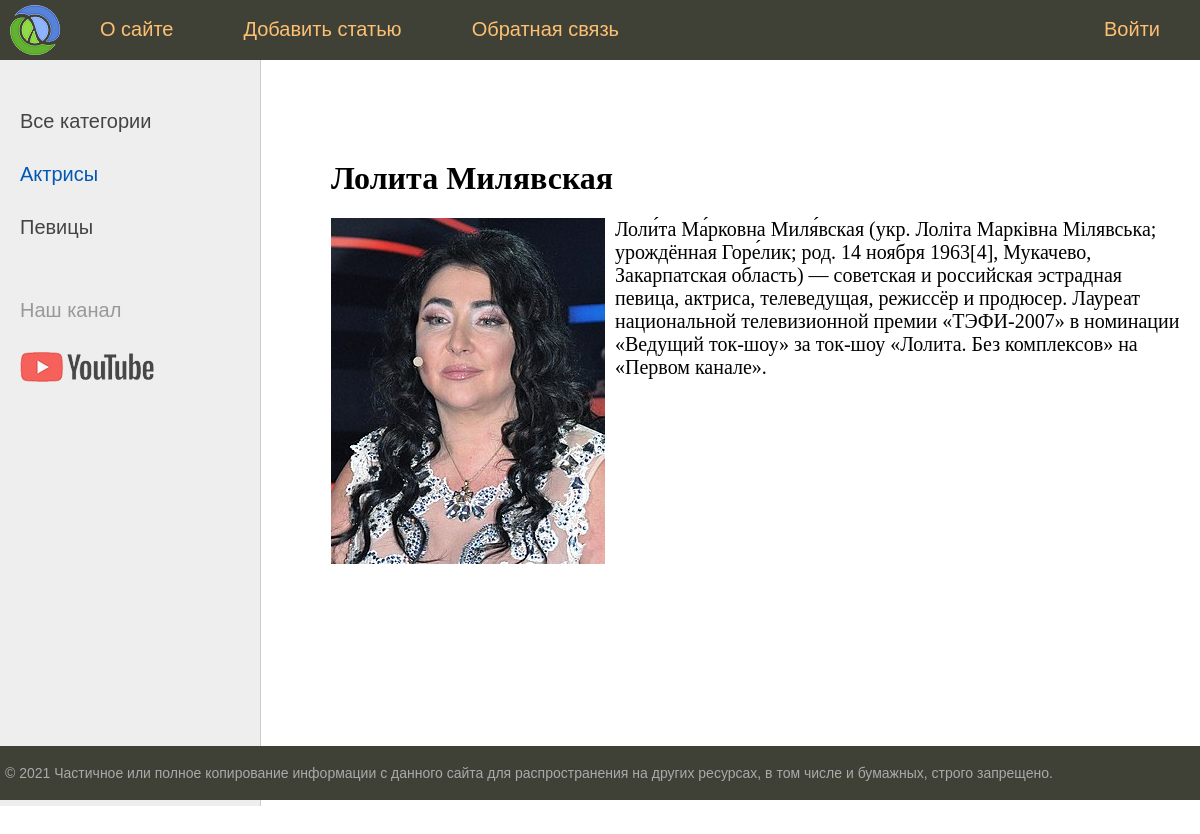
Page /post/lolita-milyavskaya/ on the committed database.
### women/models.py (models this page shows, shortened)
class Category(models.Model):
    name = models.CharField(max_length=100, db_index=True, verbose_name="категория")
    slug = models.SlugField(max_length=255, unique=True, db_index=True, verbose_name="URL")
    def get_absolute_url(self):
        return reverse('category', kwargs={'cat_slug': self.slug})
    class Meta:
        verbose_name = 'категорию'
        verbose_name_plural = 'Категории'
        ordering = ['id']

class Women(models.Model):
    title = models.CharField(max_length=255, verbose_name="Заголовок")
    slug = models.SlugField(max_length=255, unique=True, db_index=True, verbose_name="URL")
    content = models.TextField(blank=True, verbose_name="Текст статьи")
    photo = models.ImageField(upload_to="photos/%Y/%m/%d", verbose_name="Фото")
    time_created = models.DateTimeField(auto_now_add=True, verbose_name="Время создания")
    time_updated = models.DateTimeField(auto_now=True, verbose_name="Время изменения")
    is_published = models.BooleanField(default=True, verbose_name="Публикация")
    cat = models.ForeignKey('Category', on_delete=models.PROTECT, verbose_name="Категория")
    class Meta:
        verbose_name = 'Известные женщины'
        verbose_name_plural = 'Известные женщины'
        ordering = ['-time_created', 'title']

### women/views.py (the view)
# urls.py: path('post/<slug:post_slug>/', show_post, name='post'),
def show_post(request, post_slug):
    post = get_object_or_404(Women, slug=post_slug)
    context = {
        'post': post,
        'menu': menu,
        'title': post.title,
        'cat_selected': post.cat_id,
    }
    return render(request, 'women/post.html', context=context)

### women/templatetags/women_tags.py (called while the page is built)
@register.inclusion_tag('women/list_categories.html')
def show_categories(sort=None, cat_selected=0):
    if not sort:
        cats = Category.objects.all()
    else:
        cats = Category.objects.order_by(sort)
    return {"cats": cats, "cat_selected": cat_selected}

### women/templates/women/post.html
{% extends 'women/base.html' %}
{% block content %}
<h1>{{post.title}}</h1>
{% if post.photo %}
<p><img class="img-article-left" src="{{post.photo.url}}"></p>
{% endif %}
{{post.content|linebreaks}}
{% endblock %}

### women/templates/women/list_categories.html
	{% for c in cats %}
		{% if c.pk == cat_selected %}
		<li class="selected">{{c.name}}</li>
		{% else %}
		<li><a href="{{c.get_absolute_url}}">{{c.name}}</a></li>
		{% endif %}
		{% endfor %}

### women/static/women/css/styles.css (style rules this page uses)
html, body { font-family: 'Arial'; margin: 0; padding: 0; height: 100%; width: 100%; color: #444; }
a { color: #0059b2; text-decoration: none; }
img { max-width: 600px; height: auto; }
img.img-article-left { max-width: 300px; height: auto; float: left; padding: 0 10px 10px 0; }
.left-chapters ul li { margin: 30px 0 0 0; color: #999; }
.left-chapters ul li.selected { color: #0059b2; }
.left-chapters ul li a { color: #444; text-decoration: none; }
.content-text h1 { font-size: 32px; }

### rows in the picture
Category: name "Актрисы"
Category: name "Певицы"
Women: title "Лолита Милявская", photo (picture), content "Лоли́та Ма́рковна Миля́вская (укр. Лоліта Марківна Мілявська; урождённая Горе́лик; род. 14 ноября 1963[4], Мукачево, Закарпатская область) — советская и российская эстрадная певица, актриса, телеведущая, режиссёр и продюсер. Лауреат национальной телевизионной премии «ТЭФИ-2007» в номинации «Ведущий ток-шоу» за ток-шоу «Лолита. Без комплексов» на «Первом канале»."

### other values in the picture
{{ m.title }} "О сайте" "Добавить статью" "Обратная связь"
{{ m.title }} "Войти"
